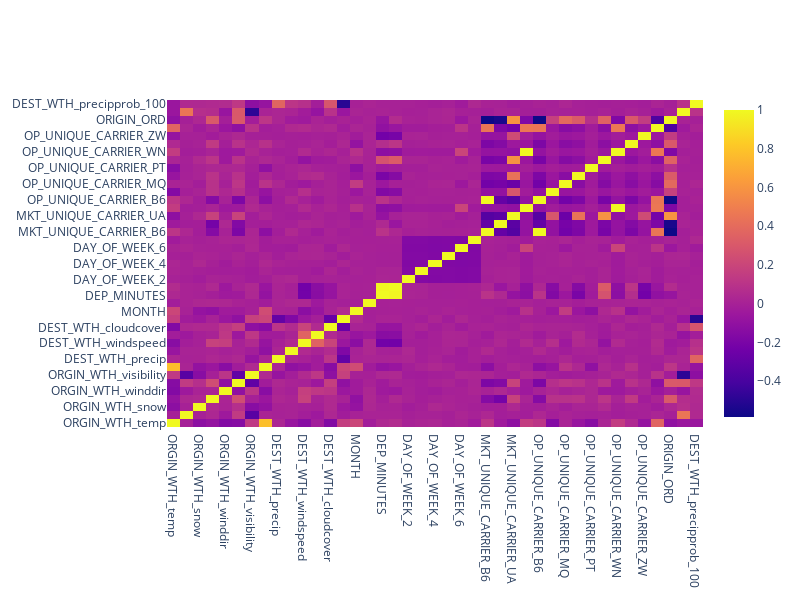

Notebook code cell kept with this figure:
### Code cell
plot_correlation()

### Figure 1 — Plotly figure (JSON) as saved in the notebook; plotly's stock layout.template omitted (floating-point values rounded to 4 significant figures; data arrays with more than 128 entries replaced by an {"elided": "..."} marker saying what was removed)
{"data": [{"type": "heatmap", "x": ["ORGIN_WTH_temp", "ORGIN_WTH_precip", "ORGIN_WTH_snow", "ORGIN_WTH_windspeed", "ORGIN_WTH_winddir", "ORGIN_WTH_cloudcover", "ORGIN_WTH_visibility", "DEST_WTH_temp", "DEST_WTH_precip", "DEST_WTH_snow", "DEST_WTH_windspeed", "DEST_WTH_winddir", "DEST_WTH_cloudcover", "DEST_WTH_visibility", "MONTH", "DAY", "DEP_MINUTES", "ARR_MINUTES", "DAY_OF_WEEK_2", "DAY_OF_WEEK_3", "DAY_OF_WEEK_4", "DAY_OF_WEEK_5", "DAY_OF_WEEK_6", "DAY_OF_WEEK_7", "MKT_UNIQUE_CARRIER_B6", "MKT_UNIQUE_CARRIER_DL", "MKT_UNIQUE_CARRIER_UA", "MKT_UNIQUE_CARRIER_WN", "OP_UNIQUE_CARRIER_B6", "OP_UNIQUE_CARRIER_G7", "OP_UNIQUE_CARRIER_MQ", "OP_UNIQUE_CARRIER_OO", "OP_UNIQUE_CARRIER_PT", "OP_UNIQUE_CARRIER_UA", "OP_UNIQUE_CARRIER_WN", "OP_UNIQUE_CARRIER_YX", "OP_UNIQUE_CARRIER_ZW", "ORIGIN_MCO", "ORIGIN_ORD", "ORGIN_WTH_precipprob_100", "DEST_WTH_precipprob_100"], "y": ["ORGIN_WTH_temp", "ORGIN_WTH_precip", "ORGIN_WTH_snow", "ORGIN_WTH_windspeed", "ORGIN_WTH_winddir", "ORGIN_WTH_cloudcover", "ORGIN_WTH_visibility", "DEST_WTH_temp", "DEST_WTH_precip", "DEST_WTH_snow", "DEST_WTH_windspeed", "DEST_WTH_winddir", "DEST_WTH_cloudcover", "DEST_WTH_visibility", "MONTH", "DAY", "DEP_MINUTES", "ARR_MINUTES", "DAY_OF_WEEK_2", "DAY_OF_WEEK_3", "DAY_OF_WEEK_4", "DAY_OF_WEEK_5", "DAY_OF_WEEK_6", "DAY_OF_WEEK_7", "MKT_UNIQUE_CARRIER_B6", "MKT_UNIQUE_CARRIER_DL", "MKT_UNIQUE_CARRIER_UA", "MKT_UNIQUE_CARRIER_WN", "OP_UNIQUE_CARRIER_B6", "OP_UNIQUE_CARRIER_G7", "OP_UNIQUE_CARRIER_MQ", "OP_UNIQUE_CARRIER_OO", "OP_UNIQUE_CARRIER_PT", "OP_UNIQUE_CARRIER_UA", "OP_UNIQUE_CARRIER_WN", "OP_UNIQUE_CARRIER_YX", "OP_UNIQUE_CARRIER_ZW", "ORIGIN_MCO", "ORIGIN_ORD", "ORGIN_WTH_precipprob_100", "DEST_WTH_precipprob_100"], "z": {"elided": "41x41 float values"}}], "layout": {"autosize": false, "height": 600, "width": 800, "xaxis": {"autorange": true, "range": [-0.5, 40.5], "type": "category"}, "yaxis": {"autorange": true, "range": [-0.5, 40.5], "type": "category"}}}
